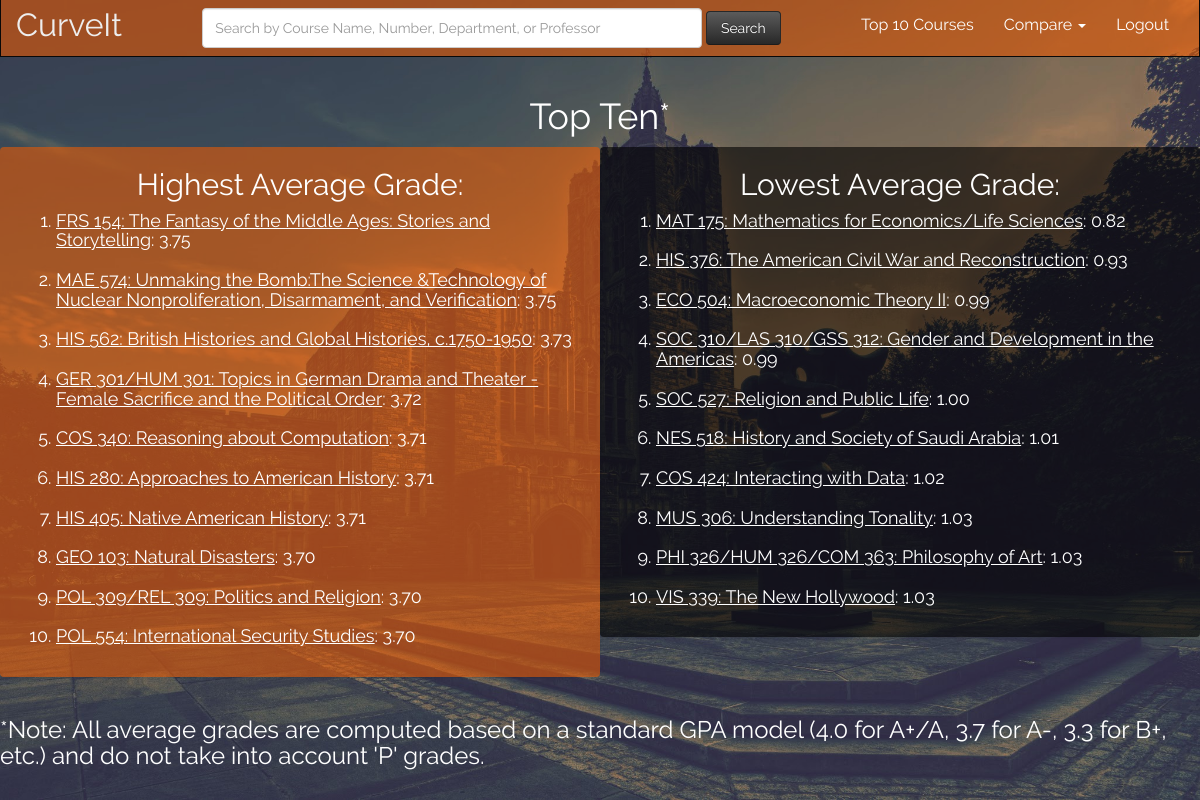
The app's page /topten/ (signed in), older data.
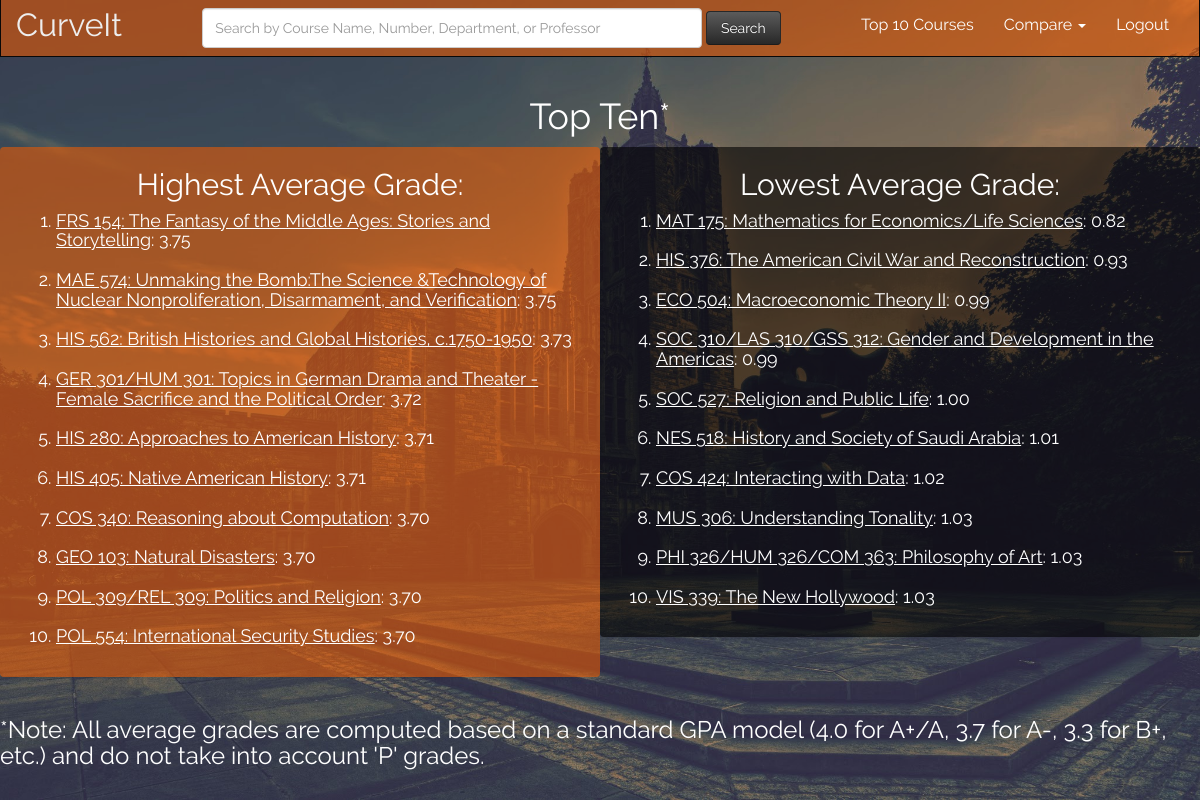
The same page, newer data.
### curves/models.py (models this page shows, shortened)
class Course_Specific(models.Model):
	CHOICES = [("A+", "A+"), ("A","A"), ("A-","A-"), ("B+", "B+"), ("B", "B"), ("B-", "B-"), ("C+", "C+"), ("C", "C"), ("C-", "C-"), ("D", "D"), ("F", "F"), ("P", "P")]
	dept = models.CharField(max_length = 40) # e.g. 'COS'
	num = models.CharField(max_length = 40) # e.g. '333'
	name = models.CharField(max_length = 200) # e.g. 'Advanced Programming Techniques'
	prof = models.CharField(max_length = 200) # e.g. 'Brian+Kernighan'
	semester = models.CharField(max_length = 11) # e.g. '2015 Spring' or '2014 Fall'
	num_A_plus = models.IntegerField(default = 0)
	num_A = models.IntegerField(default = 0)
	num_A_minus = models.IntegerField(default = 0)
	num_B_plus = models.IntegerField(default = 0)
	num_B = models.IntegerField(default = 0)
	num_B_minus = models.IntegerField(default = 0)
	num_C_plus = models.IntegerField(default = 0)
	num_C = models.IntegerField(default = 0)
	num_C_minus = models.IntegerField(default = 0)
	num_D = models.IntegerField(default = 0)
	num_F = models.IntegerField(default = 0)
	num_P = models.IntegerField(default = 0)
	titleString = models.CharField(default = "blank", max_length = 200)
	avg = models.DecimalField(default = 0, max_digits=3, decimal_places=2)
	def getTotalGrades(self):
		return self.num_A_plus + self.num_A + self.num_A_minus + self.num_B_plus + self.num_B + self.num_B_minus + self.num_C_plus + self.num_C + self.num_C_minus + self.num_D + self.num_F
	def __unicode__(self):
		result = ""
		depts = self.dept.split("+")
		nums = self.num.split("+")
		for i in range(0, len(depts)):
			if i == (len(depts)-1):
				result += depts[i] + " " + nums[i] + ": "
			else:
				result += depts[i] + " " + nums[i] + "/"
		return result + self.name
	def getAvg(self):
		return self.avg

### curves/views.py (the view)
# urls.py: url(r'^topten/$', views.topTen)
@login_required
def topTen(request):
    if loggedIn(request) == False:
        return redirect('/add_data/')
    allSemAllCourse = Course_Specific.objects.filter(semester=CURRENTSEMESTER)
    if not allSemAllCourse:
        return render(request, 'curves/404.html')
    uniqueCourseList = []
    for a in allSemAllCourse:
        course = a.__unicode__()
        if course not in uniqueCourseList:
                uniqueCourseList.append(course)
    courseAvgList = {}
    for u in uniqueCourseList:
        allSems = Course_Specific.objects.filter(titleString=u, semester=CURRENTSEMESTER)
        thisAvg = 0
        thisTotal = 0
        for a in allSems:
            thisAvg += a.getAvg() * a.getTotalGrades()
            thisTotal += a.getTotalGrades()
        if thisTotal == 0:
            courseAvgList[u] = format(0.0, '.2f')
        else:
            courseAvgList[u] = format(round(thisAvg/thisTotal, 2), '.2f')
    hardCourseAvgList = sorted(courseAvgList, key=courseAvgList.__getitem__, reverse=True)
    i = 0
    hardCourseList = {}
    for course in hardCourseAvgList:
        if i >= 10:
            break
        else:
            allClasses = Course_Specific.objects.filter(titleString=course, semester=CURRENTSEMESTER)
            allClassesTotal = 0
            for a in allClasses:
                allClassesTotal += a.getTotalGrades()
            if allClassesTotal >= MIN_ENTRIES_REQ:
                hardCourseList[course] = courseAvgList[course]
                i += 1
    hardCourses = sorted(hardCourseList, key=hardCourseList.__getitem__, reverse=True)
    hardGrades = []
    for h in hardCourses:
        hardGrades.append(hardCourseList[h])
    hardLinks = []
    for h in hardCourses:
        header = h.split(":") # COS 126/EGR 126
        areas1 = header[0].split("/")
        cdept1 = ""
        cnum1 = ""
        for i in range(0,len(areas1)):
            separate = areas1[i].split(" ")
            thisDept = separate[0]
            thisNum = separate[1]
            if i < len(areas1) - 1:
                cdept1 += thisDept + "+"
                cnum1 += thisNum + "+"
            else:
                cdept1 += thisDept
                cnum1 += thisNum
        hardLinks.append(cdept1 + "/" + cnum1)
    hardTemp = zip(hardCourses, hardLinks)
    hard = zip(hardTemp, hardGrades)
    easyCourseAvgList = sorted(courseAvgList, key=courseAvgList.__getitem__)
    i = 0
    easyCourseList = {}
    for course in easyCourseAvgList:
        if i >= 10:
            break
        else:
            allClasses = Course_Specific.objects.filter(titleString=course)
            allClassesTotal = 0
            for a in allClasses:
                allClassesTotal += a.getTotalGrades()
            if allClassesTotal >= MIN_ENTRIES_REQ:
                easyCourseList[course] = courseAvgList[course]
                i += 1
    easyCourses = sorted(easyCourseList, key=easyCourseList.__getitem__)
    easyGrades = []
    for e in easyCourses:
        easyGrades.append(easyCourseList[e])
    print easyCourses
    easyLinks = []
    for e in easyCourses:
        header = e.split(":") # COS 126/EGR 126
        areas1 = header[0].split("/")
        cdept1 = ""
        cnum1 = ""
        for i in range(0,len(areas1)):
            separate = areas1[i].split(" ")
            thisDept = separate[0]
            thisNum = separate[1]
            if i < len(areas1) - 1:
                cdept1 += thisDept + "+"
                cnum1 += thisNum + "+"
            else:
                cdept1 += thisDept
                cnum1 += thisNum
        easyLinks.append(cdept1 + "/" + cnum1)
    easyTemp = zip(easyCourses, easyLinks)
    easy = zip(easyTemp, easyGrades)
    print "here"
    cachedListAll = QueryList.objects.all()
    qAll = cachedListAll[0]
    context = {'hard': hard, 'easy': easy, 'allCombinedJSON': qAll.qlist, 'CURSEM': CURSEMLINK}
    return render(request, 'curves/topten.html', context)

### curves/models.py (called while the page is built)
	def hasAccess(self):
		return self.has_Entered or (self.year == "2018")

### curves/views.py (called while the page is built)
def loggedIn(request):
    currentnetid = request.user.username
    thisUser = Student.objects.get(netid=currentnetid)
    if not thisUser:
        return render(request, 'curves/permissions.html')
    return (thisUser.hasAccess())

### curves/templates/curves/topten.html (shortened to what this page needs)
{% extends 'curves/base.html' %}
{% block content %}
{% load mathfilters %}
{% load static %}
<div class="row">
	<div class = "text-center">
  		<h1> Top Ten* </h1>
	</div>
</div>
<div class = "container-fluid">
	<div class = "row">
		<div class = "col-md-6  panel panel-good">
			<h2 class = "text-center">Highest Average Grade:</h2>
			<ol>
				<h4>{% for course, grade in hard %}
			  		<li><a class = "a-link a-link-black" href="/{{course.1}}/{{CURSEM}}/">{{course.0}}</a>: {{ grade }}</li> </br>
					{% endfor %}</h4>
			</ol>
		</div>
		<div class = "col-md-6  panel panel-bad">
			<h2 class = "text-center">Lowest Average Grade:</h2>
			<ol>
				<h4>{% for course, grade in easy %}
  					<li><a class = "a-link" href="/{{course.1}}/{{CURSEM}}/">{{course.0}}</a>: {{ grade }}</li> </br>
				{% endfor %}</h4>
			</ol>
		</div>
	</div>
	<div class = "row">
		<h3>*Note: All average grades are computed based on a standard GPA model (4.0 for A+/A, 3.7 for A-, 3.3 for B+, etc.) and do not take into account 'P' grades.</h3>
</div>
{% endblock %}

### curves/templates/curves/base.html (shortened to what this page needs)
<!DOCTYPE html>
{% load static %}
{% load mathfilters %}
<html lang="en">
  <head>
    <link href="{% static 'curves/css/bootstrap.min.css' %}" rel="stylesheet">
    <link href="{% static 'curves/css/theme.css' %}" rel="stylesheet">
  </head>
  <body>
    <nav class="navbar navbar-inverse navbar-custom" style="margin-top:-66px">
    <div class="container-fluid">
      <div class="navbar-header">
        <a class="navbar-brand" href="/">CurveIt</a>
      </div>
      <div class="collapse navbar-collapse" id="bs-example-navbar-collapse-1">
        <ul class="nav navbar-nav navbar-right navbar-link">
          <li><a href="/logout/">Logout</a></li>
        </ul>
        <ul class="nav navbar-nav navbar-right">
           <li class="dropdown">
            <a href="#" class="dropdown-toggle" data-toggle="dropdown" role="button" aria-expanded="false">Compare <span class="caret"></span></a>
          </li>
        </ul>
        <ul class="nav navbar-nav navbar-right navbar-link">
          <li><a href="/topten/">Top 10 Courses</a></li>
        </ul>
        <form class="navbar-form navbar-center" action="/search/" method="get">
          <div class="form-group">
            <input type="text" id="autocomplete" style="width: 500px" placeholder="Search by Course Name, Number, Department, or Professor" class="form-control navbar-customform" name="q">
          </div>
            <button type="submit" class="btn btn-search" style ="width: 75px" value="Search">Search </button>
        </form>
      </div>
    </div>
    </nav>
    {% block content %}
    {% endblock %}
    </div>
  </body>
</html>

### curves/static/curves/css/theme.css (style rules this page uses)
.panel-good { background-color: rgba(230, 91, 5, 0.6); }
.panel-bad { background-color: rgba(0, 0, 0, 0.6); }
body, html { font-family: Raleway; color: white; background: url(../img/Ptonfaded.jpg) no-repeat center center; -webkit-background-size: cover; -moz-background-size: cover; -o-background-size: cover; background-size: cover; width: 100%; height: 100%; overflow: auto; }
body { padding-top: 65px; }
.a-link { color: white; text-decoration: underline; }
.a-link-black { color: white; text-decoration: underline; }
.dropdown-toggle { font-size: 16px; }
.navbar-brand { font-size: 32px; }
.navbar-link { font-size: 16px; }
.navbar-customform { height: 40px; }
.navbar-custom { background-color: rgba(230, 91, 5, 0.6); color:#ffffff; border-radius:0; }
.navbar-custom .navbar-nav > li > a { color:#fff; }
.navbar-custom .navbar-brand { color:#eeeeee; }
.btn-search { background-color: hsl(0, 0%, 16%) !important; background-repeat: repeat-x; filter: progid:DXImageTransform.Microsoft.gradient(startColorstr="#5b5b5b", endColorstr="#282828"); background-image: -khtml-gradient(linear, left top, left bottom, from(#5b5b5b), to(#282828)); background-image: -moz-linear-gradient(top, #5b5b5b, #282828); background-image: -ms-linear-gradient(top, #5b5b5b, #282828); background-image: -webkit-gradient(linear, left top, left bottom, color-stop(0%, #5b5b5b), color-stop(100%, #282828)); background-image: -webkit-linear-gradient(top, #5b5b5b, #282828); background-image: -o-linear-gradient(top, #5b5b5b, #282828); background-image: linear-gradient(#5b5b5b, #282828); border-color: #282828 #282828 hsl(0, 0%, 11%); color: #fff !important; text-shadow: 0 -1px 0 rgba(0, 0, 0, 0.33); -webkit-font-smoothing: antialiased; font-size: 14px; }
.navbar-center { text-align: center; }

Row changes from the older to the newer data that the page shows:
changed Course_Specific "COS 340: Reasoning about Computation": avg "3.71" → "3.70"; moves down the list
